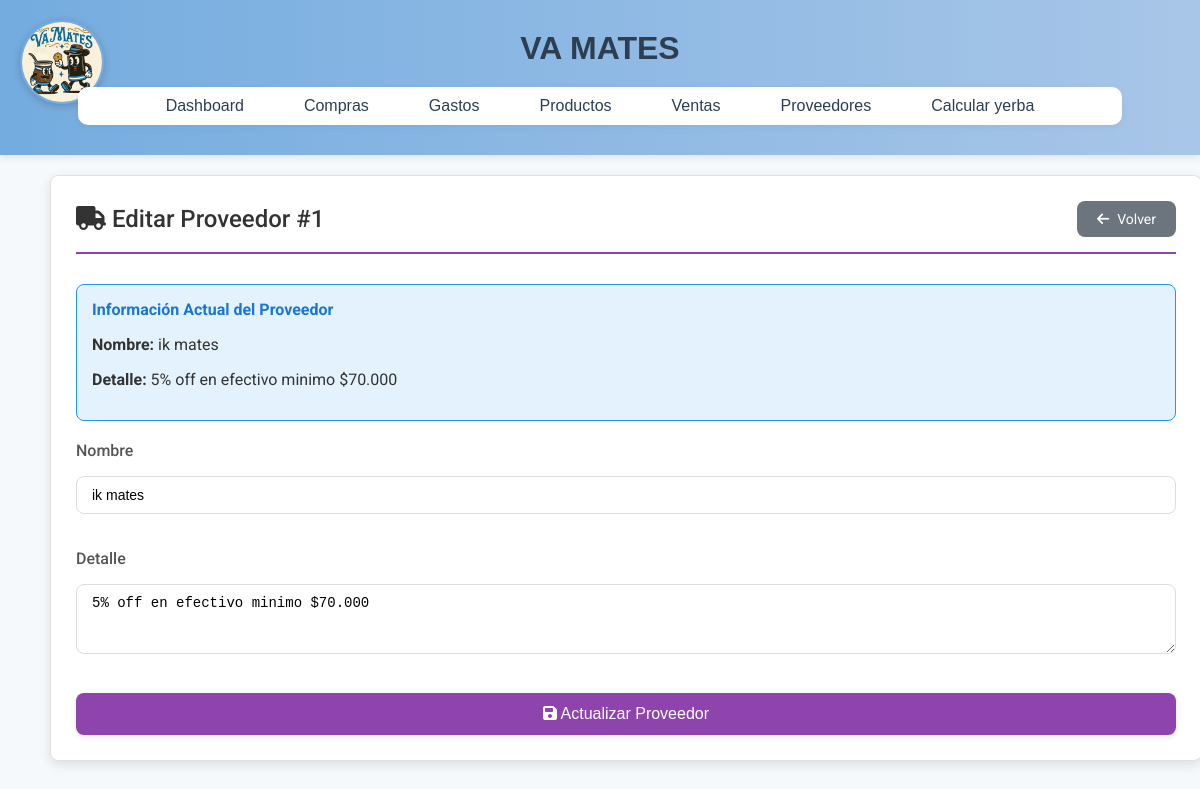
Screenshot of /proveedores/editar_proveedor.php?id=1 with the database file from the repository.
### tables this page shows
CREATE TABLE `proveedores` (
  `id` int(11) NOT NULL,
  `nombre` varchar(100) NOT NULL,
  `detalle` text DEFAULT NULL,
  `estado` enum('activo','desactivado') NOT NULL DEFAULT 'activo'
);

### proveedores/editar_proveedor.php (the view, shortened to what this page needs)
<?php
include '../includes/header.php';
include '../config/config.php';
$id_proveedor = intval($_GET['id']);
$sql = "SELECT * FROM proveedores WHERE id = ?";
$stmt = $conn->prepare($sql);
$stmt->bind_param("i", $id_proveedor);
$stmt->execute();
$proveedor = $stmt->get_result()->fetch_assoc();
?>
<!DOCTYPE html>
<html lang="es">
<head>
    <link rel="stylesheet" href="/vamates3/assets/css/editar/edit.css">
</head>
<body>
<div class="edit-container">
    <div class="edit-form">
        <div class="edit-header-section">
            <h2><i class="fas fa-truck"></i> Editar Proveedor #<?= $proveedor['id'] ?></h2>
            <a href="index.php" class="edit-btn-back">
                <i class="fas fa-arrow-left"></i> Volver
            </a>
        </div>
        <div class="edit-info-box">
            <h4>Información Actual del Proveedor</h4>
            <p><strong>Nombre:</strong> <?= htmlspecialchars($proveedor['nombre']) ?></p>
            <p><strong>Detalle:</strong> <?= htmlspecialchars($proveedor['detalle']) ?></p>
        </div>
        <form action="editar_proveedor.php?id=<?= $id_proveedor ?>" method="post">
            <div class="edit-form-group">
                <label for="nombre">Nombre</label>
                <input class="edit-control" type="text" name="nombre" id="nombre"
                        value="<?= htmlspecialchars($proveedor['nombre']) ?>" required>
            </div>
            <div class="edit-form-group">
                <label for="detalle">Detalle</label>
                <textarea class="edit-control" name="detalle" id="detalle" rows="3"><?= htmlspecialchars($proveedor['detalle']) ?></textarea>
            </div>
            <button type="submit" class="edit-btn-submit">
                <i class="fas fa-save"></i> Actualizar Proveedor
            </button>
        </form>
    </div>
</div>
</body>
</html>

### assets/css/styles.css (style rules this page uses)
body { font-family: 'Quicksand', sans-serif; margin: 0; padding: 0; background-color: #f5f9fc; color: #333; }
button, .btn-agregar, .btn-delete, .btn-submit, .btn-tema { padding: 10px 20px; font-size: 0.9rem; border: none; border-radius: 10px; cursor: pointer; transition: all 0.3s ease; background-color: #74acdf; color: #fff; box-shadow: 0 2px 6px rgba(0,0,0,0.1); }

### assets/css/editar/edit.css (style rules this page uses)
:root { --primary-color: #8e44ad; --secondary-color: #9b59b6; --danger-color: #e74c3c; --warning-color: #f39c12; --success-color: #2ecc71; --light-color: #f5f5f5; --dark-color: #333; --border-radius: 8px; --box-shadow: 0 4px 12px rgba(0, 0, 0, 0.1); }
.edit-container { max-width: 1100px; margin: 0 auto; padding: 20px; font-family: 'Roboto', sans-serif; }
.edit-form { background: #fff; border: 1px solid #e0e0e0; border-radius: var(--border-radius); padding: 25px; box-shadow: var(--box-shadow); width: 100%; }
.edit-header-section { display: flex; justify-content: space-between; align-items: center; margin-bottom: 30px; padding-bottom: 15px; border-bottom: 2px solid var(--primary-color); }
.edit-header-section h2 { color: var(--dark-color); margin: 0; font-weight: 500; }
.edit-btn-back { background-color: #6c757d; color: white; border: none; padding: 10px 20px; border-radius: var(--border-radius); cursor: pointer; font-size: 14px; text-decoration: none; display: inline-flex; align-items: center; gap: 8px; transition: background-color 0.3s; }
.edit-control { width: 100%; padding: 10px 15px; margin: 8px 0 15px; border: 1px solid #ddd; border-radius: var(--border-radius); box-sizing: border-box; font-size: 14px; transition: border-color 0.3s; }
.edit-form-group { margin-bottom: 20px; }
.edit-form-group label { display: block; margin-bottom: 8px; font-weight: 500; color: #555; }
.edit-btn-submit { background-color: var(--primary-color); color: white; border: none; padding: 12px 20px; border-radius: var(--border-radius); cursor: pointer; font-size: 16px; font-weight: 500; transition: background-color 0.3s; width: 100%; }
.edit-info-box { background: #e3f2fd; border: 1px solid #2196f3; border-radius: var(--border-radius); padding: 15px; margin-bottom: 20px; }
.edit-info-box h4 { margin: 0 0 10px 0; color: #1976d2; }

### rows the page displays
proveedores: id "1", nombre "ik mates", detalle "5% off en efectivo minimo $70.000"
